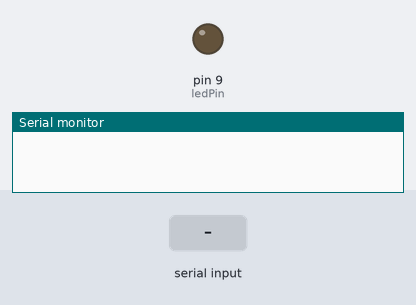
Recording of a sketch running on a simulated Arduino Uno, built with avr-gcc and run on an emulated ATmega328P. Shown: output pins drawn as LEDs (lit = HIGH), the last lines printed to the serial monitor. Inputs (shaded band) come from the test bench.

Above: at 1.2 s.
1.3 s: "a" received over Serial
At 1.8 s:
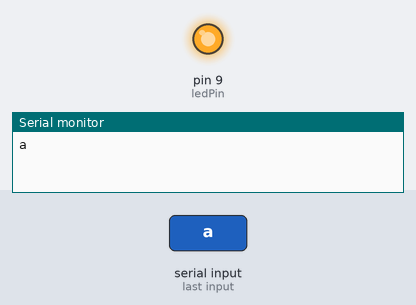
2.8 s: "b" received over Serial
At 4.2 s:
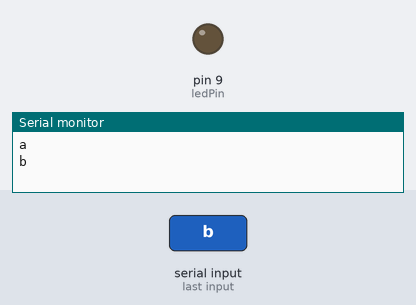
Timing chart, 0 to 5.8 s (numbered marks = the images above; inputs shaded):
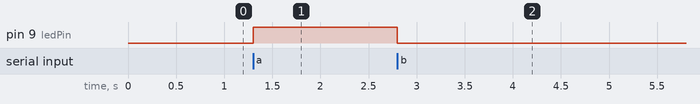

Measured:
- after the input at 1.3 s, pin 9 (ledPin): LOW → HIGH at once
- after the input at 2.8 s, pin 9 (ledPin): HIGH → LOW at once

The sketch:

comm_w_pc.ino
```cpp
/*
ARDUINO - PC

code by salamelek (and chatGPT xd)
*/

const int ledPin = 9; // Pin number of the built-in LED

void setup() {
  Serial.begin(9600); // Set the baud rate to match the one on the PC
  pinMode(ledPin, OUTPUT); // Set the LED pin as an output
}

void loop() {
  if (Serial.available()) {
    char command = Serial.read();

    Serial.println(command);

    if (command == 'a') {
      digitalWrite(ledPin, HIGH); // Turn on the LED
    }
    if (command == 'b') {
      digitalWrite(ledPin, LOW); // Turn on the LED
    }
  }
}
```
